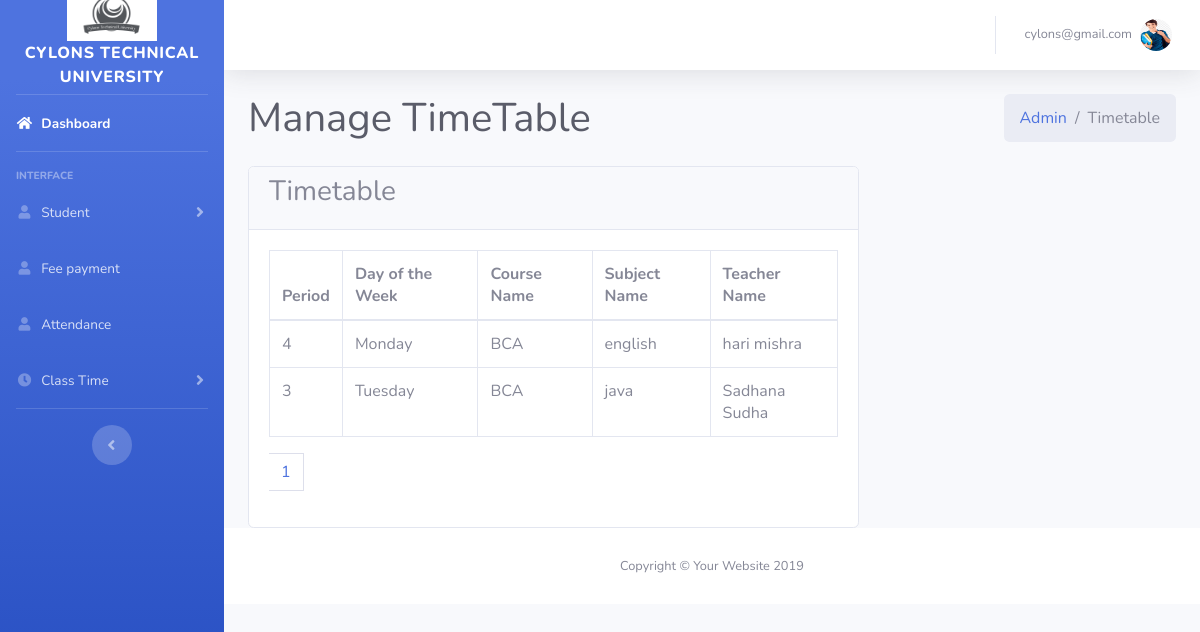
/student/create_timetable.php (signed in), run on the app's committed database.
### tables this page shows
CREATE TABLE `timetable` (
  `id` int(11) NOT NULL,
  `period_id` int(11) NOT NULL,
  `day_of_week` enum('Sunday','Monday','Tuesday','Wednesday','Thrusday','Friday','Saturday') NOT NULL,
  `course_name` varchar(200) NOT NULL,
  `subject_name` varchar(50) NOT NULL,
  `Teacher_name` varchar(200) NOT NULL,
  `created_at` timestamp NOT NULL DEFAULT current_timestamp()
);

### student/create_timetable.php (the view, shortened to what this page needs)
<?php
include('header.php');
include('navbar.php');
include "../admin/dbconfig.php";
?>
<head>
</head>
<body>
    <div class="content-header">
      <div class="container-fluid">
        <div class="row mb-2">
          <div class="col-sm-6">
            <h1 class="m-0 text-dark">Manage TimeTable</h1>
          </div>
          <div class="col-sm-6">
            <ol class="breadcrumb float-sm-right">
              <li class="breadcrumb-item"><a href="#">Admin</a></li>
              <li class="breadcrumb-item active">Timetable</li>
            </ol>
          </div>
        </div>
      </div>
    </div>
    <section class="content">
      <div class="container-fluid">
        <div class="row">
          <div class='col-lg-8'>
            <div class="card">
              <div class="card-header py-2">
                <h3 class="card-title">
                Timetable
                </h3>
              </div>
              <div class="card-body">
                <div class="table-responsive bg-white">
                    <?php
                        $limit = 3;
                        if(isset($_GET['page'])){
                           $page = $_GET['page'];
                        }else{
                           $page =1;
                        }
                        $offset = ($page - 1 ) * $limit;
                        $query = "SELECT * FROM timetable ORDER BY id LIMIT {$offset},{$limit}";
                        $query_run = mysqli_query($conn,$query)or die("Query Failed.");
                if(mysqli_num_rows($query_run)>0){
    ?>
                  <table class="table table-bordered">
                    <thead>
                    <tr>
                       <th>Period</th>
                       <th>Day of the Week</th>
                       <th>Course Name</th>
                       <th>Subject Name</th>
                       <th>Teacher Name</th>
                     </tr>
                    </thead>
                    <tbody>
                    <?php
          while($row = mysqli_fetch_assoc($query_run)){
        ?>
                      <tr>
                      <td><?php echo $row['period_id'] ?></td>
                    <td><?php echo $row['day_of_week'] ?></td>
                    <td><?php echo $row['course_name'] ?></td>
                    <td><?php echo $row['subject_name'] ?></td>
                    <td><?php echo $row['Teacher_name'] ?></td>
                      </tr>
                      <?php
                        }
        ?>
                    </tbody>
                  </table>
                  <div class="clearfix">
					   <?php
                                      }
                                       $sql1 = "SELECT * FROM timetable";
                                       $result1 = mysqli_query($conn,$sql1) or die("Query FAiled.");
                                       if(mysqli_num_rows($result1) >0){
                                        $total_records = mysqli_num_rows($result1);
                                        $limit = 3;
                                        $total_page = ceil( $total_records / $limit);
										echo '<ul class="pagination">';
                                        for($i = 1; $i <= $total_page; $i++){
                                            if($i== $page){
                                                $active = "active";
                                            }
                                            else{
                                                $active = "";
                                            }
                                            echo '<li class="'.$active.'" class="page-item "><a href="create_timetable.php?page='.$i.'"class="page-link">'.$i.'</a></li>';
                                        }
                                        echo '</ul>';
                                       }
                                       ?>
					   </div>
                </div>
              </div>
            </div>
          </div>
      </div>
    </section>
    <?php
include('footer.php');
?>

### data on the page
timetable: period "4", day_of_week "Monday", course_name "BCA", subject_name "english", Teacher_name "hari mishra"
timetable: period "3", day_of_week "Tuesday", course_name "BCA", subject_name "java", Teacher_name "Sadhana Sudha"

### other printed values
$_SESSION['username'] "cylons@gmail.com"
